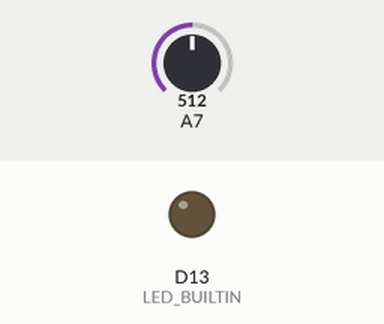
This sketch was run on a simulated Arduino Nano 33 IoT. Shown: output pins drawn as LEDs (lit = HIGH). The inputs (shaded band) are chosen by the test bench; at power-on: A7 = 512. Nothing arrives over Bluetooth unless stated; a phone connects over Bluetooth LE 3 s after start; what the sketch prints to the serial monitor is not drawn.

Above: at 0.1 s.
At 3.1 s:
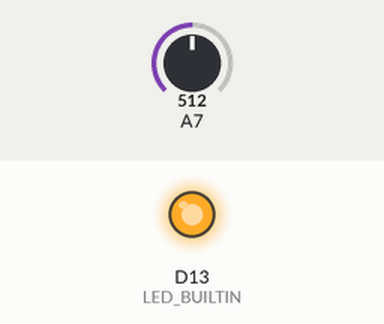
Timing chart, 0 to 4.6 s (numbered marks = the images above):
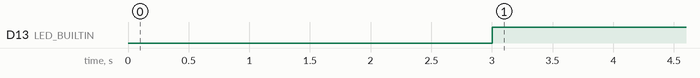

The sketch:

sensors.ino
```cpp
#include <ArduinoBLE.h>

//---
//BLE
//---
BLEService sensorService("ede2f3d6-856d-41a8-811b-ed1385c2d44a");
BLEByteCharacteristic chairCharacteristic("ede2f3d7-856d-41a8-811b-ed1385c2d44a", BLERead | BLEWrite | BLEIndicate);

void setup() {
  Serial.begin (9600);

  pinMode(LED_BUILTIN, OUTPUT);
  pinMode(2, INPUT);

  //---------
  //BLE setup
  //---------
  if (!BLE.begin()) {
    Serial.println("starting BLE failed!");
    while (1);
  }
  BLE.setLocalName("SensorCenter");
  BLE.setAdvertisedService(sensorService);
  sensorService.addCharacteristic(chairCharacteristic);
  BLE.addService(sensorService);
  chairCharacteristic.writeValue(0);
  BLE.advertise();

  Serial.println("Sensor Center ready!");
}

void loop() {
  //---------
  //update data
  //---------
   BLEDevice central = BLE.central();
   if (central) {
    digitalWrite(LED_BUILTIN, HIGH);
    while (central.connected()) {
      if(analogRead(A7) < 128 ){
        if (chairCharacteristic.value() != 255)
        chairCharacteristic.writeValue(255);
      }
      else{
        if (chairCharacteristic.value() != 0)
        chairCharacteristic.writeValue(0);
      }
    }
    digitalWrite(LED_BUILTIN, LOW);
  }


}
```

Measured:
- by itself, D13 (LED_BUILTIN): LOW → HIGH at 3.0 s
